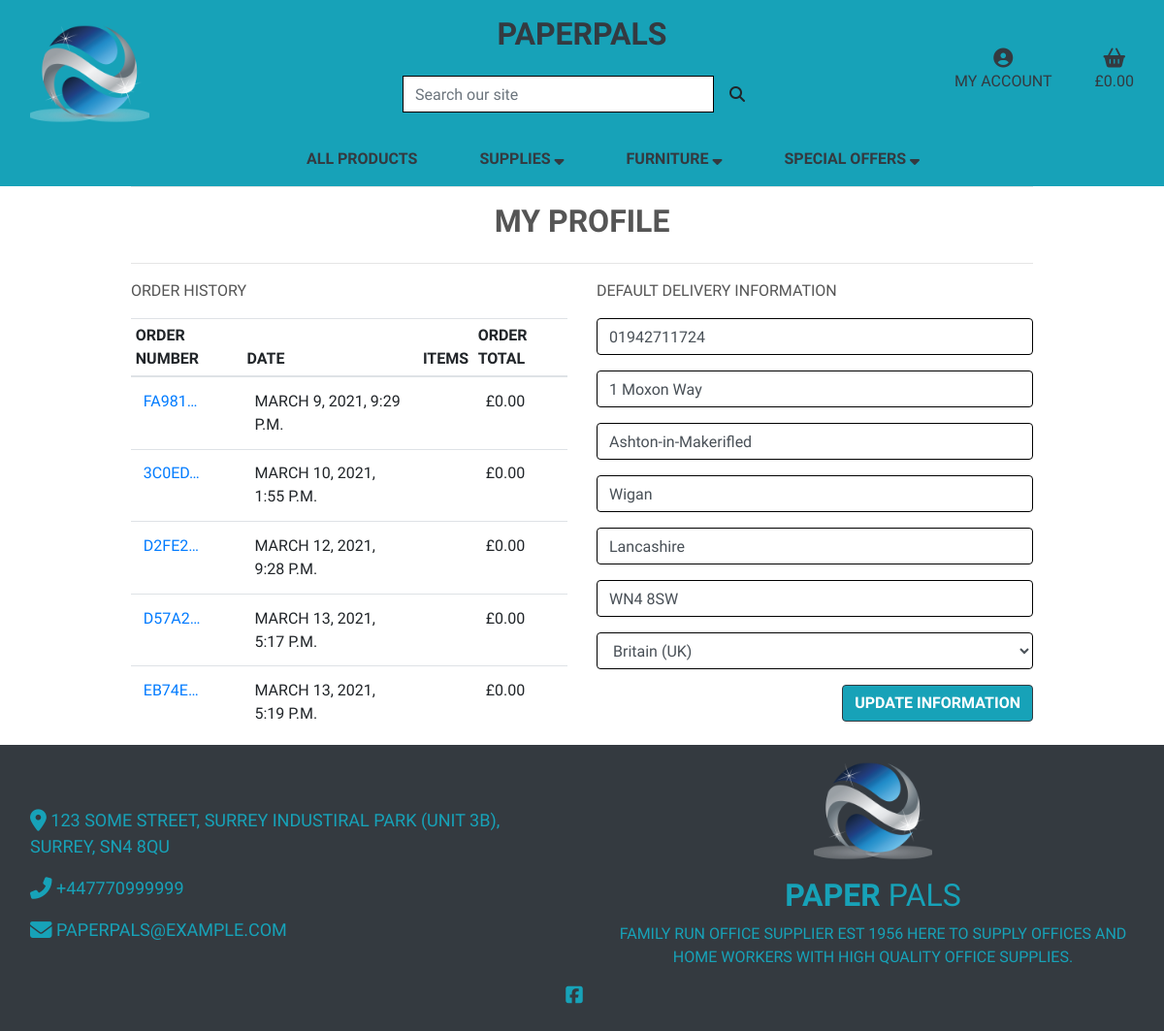
Page /profile/ (signed in) on the committed database.
### checkout/models.py (models this page shows, shortened)
class Order(models.Model):
    order_number = models.CharField(max_length=32, null=False, editable=False)
    user_profile = models.ForeignKey(UserProfile, on_delete=models.SET_NULL,
                                     null=True, blank=True, related_name='orders')
    full_name = models.CharField(max_length=50, null=False, blank=False)
    email = models.EmailField(max_length=254, null=False, blank=False)
    phone_number = models.CharField(max_length=20, null=False, blank=False)
    country = CountryField(blank_label='Country *', null=False, blank=False)
    postcode = models.CharField(max_length=20, null=True, blank=True)
    city = models.CharField(max_length=40, null=False, blank=False)
    street_address1 = models.CharField(max_length=80, null=False, blank=False)
    street_address2 = models.CharField(max_length=80, null=True, blank=True)
    county = models.CharField(max_length=80, null=True, blank=True)
    date = models.DateTimeField(auto_now_add=True)
    order_total = models.DecimalField(max_digits=10, decimal_places=2,
                                      null=False, default=0)
    original_basket = models.TextField(null=False, blank=False, default='')
    stripe_pid = models.CharField(max_length=254, null=False,
                                  blank=False, default='')

### profiles/models.py (models this page shows, shortened)
class UserProfile(models.Model):
    user = models.OneToOneField(User, on_delete=models.CASCADE)
    default_phone_number = models.CharField(max_length=20, null=True, blank=True)
    default_street_address1 = models.CharField(max_length=80, null=True, blank=True)
    default_street_address2 = models.CharField(max_length=80, null=True, blank=True)
    default_city = models.CharField(max_length=40, null=True, blank=True)
    default_county = models.CharField(max_length=80, null=True, blank=True)
    default_postcode = models.CharField(max_length=20, null=True, blank=True)
    default_country = CountryField(blank_label='Country', null=True, blank=True)

### profiles/views.py (the view)
# urls.py: path('profile/', include('profiles.urls')),
@login_required
def profile(request):
    profile = get_object_or_404(UserProfile, user=request.user)
    if request.method == 'POST':
        form = UserProfileForm(request.POST, instance=profile)
        if form.is_valid():
            form.save()
            messages.success(request, 'Profile updated successfully')
        else:
            messages.error(request, 'Update failed. Please ensure the form is valid.')
    else:
        form = UserProfileForm(instance=profile)
    orders = profile.orders.all()
    template = 'profiles/profile.html'
    context = {
        'form': form,
        'orders': orders,
        'on_profile_page': True
    }
    return render(request, template, context)

### profiles/forms.py
class UserProfileForm(forms.ModelForm):
    class Meta:
        model = UserProfile
        exclude = ('user',)
    def __init__(self, *args, **kwargs):
        super().__init__(*args, **kwargs)
        placeholders = {
            'default_phone_number': 'Phone Number',
            'default_postcode': 'Postal Code',
            'default_city': 'City',
            'default_street_address1': 'Street Address 1',
            'default_street_address2': 'Street Address 2',
            'default_county': 'County',
        }
        self.fields['default_phone_number'].widget.attrs['autofocus'] = True
        for field in self.fields:
            if field != 'default_country':
                if self.fields[field].required:
                    placeholder = f'{placeholders[field]} *'
                else:
                    placeholder = placeholders[field]
                self.fields[field].widget.attrs['placeholder'] = placeholder
            self.fields[field].widget.attrs['class'] = 'border-black'
            self.fields[field].label = False

### basket/context.py (called while the page is built, shortened)
def basket_contents(request):
    basket_items = []
    total = 0
    product_count = 0
    basket = request.session.get('basket', {})
    context = {
        'basket_items': basket_items,
        'total': total,
        'product_count': product_count,
    }
    return context

### profiles/templates/profiles/profile.html (shortened to what this page needs)
{% extends "base.html" %}
{% load static %}
{% block page_header %}
<div class="container header-container">
</div>
{% endblock %}
{% block content %}
<div class="container mt-lg-3">
    <div class="row">
        <div class="col text-center">
            <hr />
            <h2 class="text-uppercase font-weight-bold mb-4">My Profile</h2>
            <hr />
        </div>
    </div>
    <div class="row">
        <div class="col-12 col-lg-6">
            <p>Order History</p>
            <div class="order-history table-responsive">
                <table class="table table-sm">
                    <thead>
                        <tr>
                            <th>Order Number</th>
                            <th>Date</th>
                            <th>Items</th>
                            <th>Order Total</th>
                        </tr>
                    </thead>
                    <tbody>
                        {% for order in orders %}
                        <tr>
                            <td>
                                <a href="{% url 'order_history' order.order_number %}" title="{{ order.order_number }}">
                                    {{ order.order_number|truncatechars:6 }}
                                </a>
                            </td>
                            <td>{{ order.date }}</td>
                            <td>
                            </td>
                            <td>£{{ order.order_total }}</td>
                        </tr>
                        {% endfor %}
                    </tbody>
                </table>
            </div>
        </div>
        <div class="col-12 col-lg-6">
            <p>Default Delivery Information</p>
            <form class="mt-3" action="{% url 'profile' %}" method="POST" id="profile-update-form">
                {% csrf_token %} {{ form|crispy }}
                <button class="btn btn-info border-dark text-uppercase float-right font-weight-bold mb-4">Update Information</button>
            </form>
        </div>
    </div>
</div>
{% endblock %}

### static/css/base.css (style rules this page uses)
html { height: 100%; }
body { background-color: #ffffff; background-size: cover; height: calc(100vh - 164px); color: #555; font-family: 'Shippori Mincho B1', serif; text-transform: uppercase; }
.border-black { border: 1px solid black !important; }
.order-history { max-height: 416px; overflow-y: auto; }
.table-sm td { padding: 0.8rem; }
@media (min-width: 1200px) { .container { max-width: 80%; } }
@media (min-width: 992px) { .header-container { padding-top: 160px; } }

### rows in the picture
Order: order_number "FA981…", date "MARCH 9, 2021, 9:29 P.M.", order_total "0.00"
Order: order_number "3C0ED…", date "MARCH 10, 2021, 1:55 P.M.", order_total "0.00"
Order: order_number "D2FE2…", date "MARCH 12, 2021, 9:28 P.M.", order_total "0.00"
Order: order_number "D57A2…", date "MARCH 13, 2021, 5:17 P.M.", order_total "0.00"
Order: order_number "EB74E…", date "MARCH 13, 2021, 5:19 P.M.", order_total "0.00"
UserProfile: default_phone_number "01942711724", default_street_address1 "1 Moxon Way", default_street_address2 "Ashton-in-Makerifled", default_city "Wigan", default_county "Lancashire", default_postcode "WN4 8SW", default_country "Britain (UK)"
